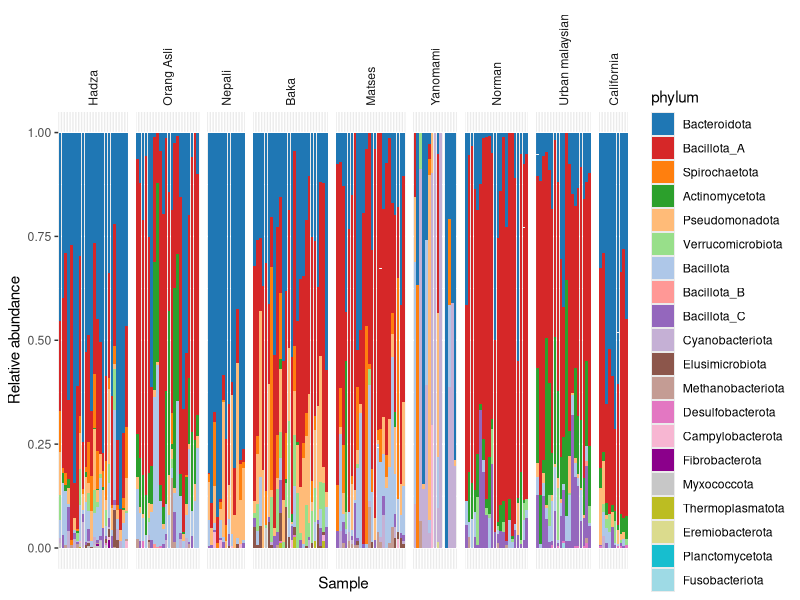
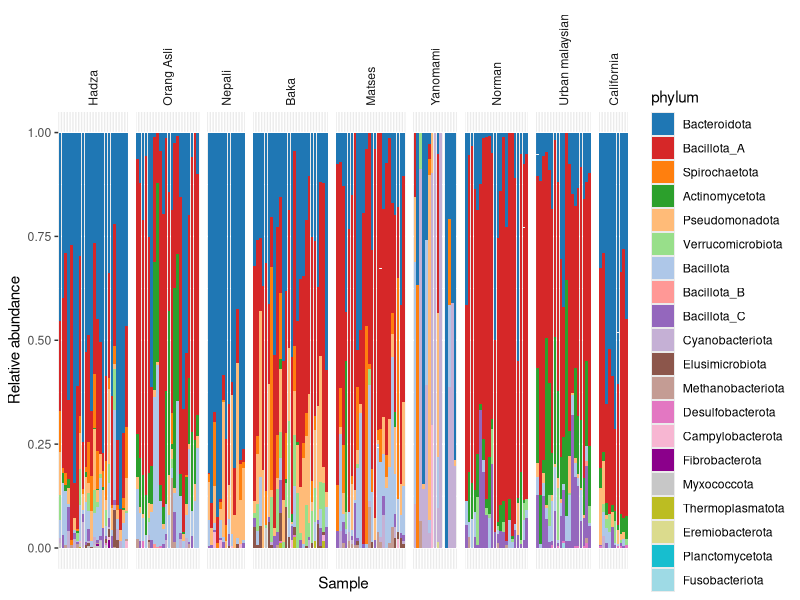
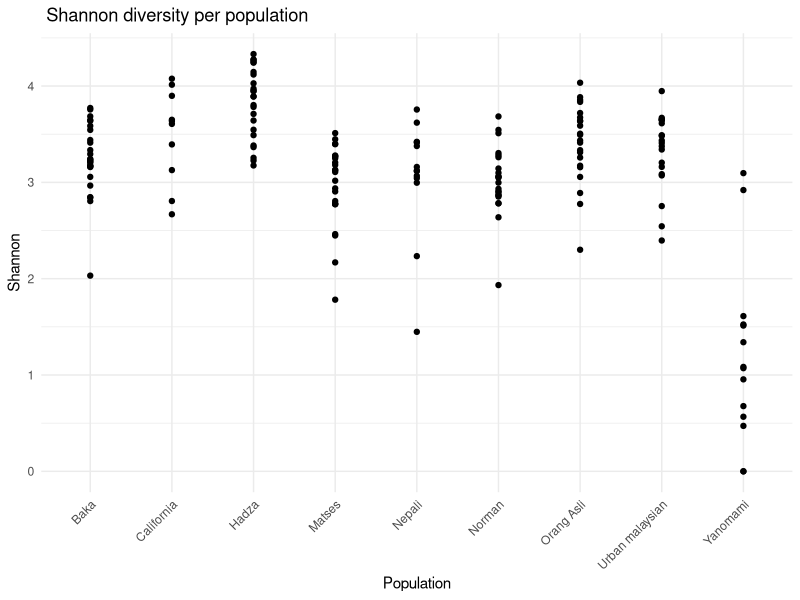
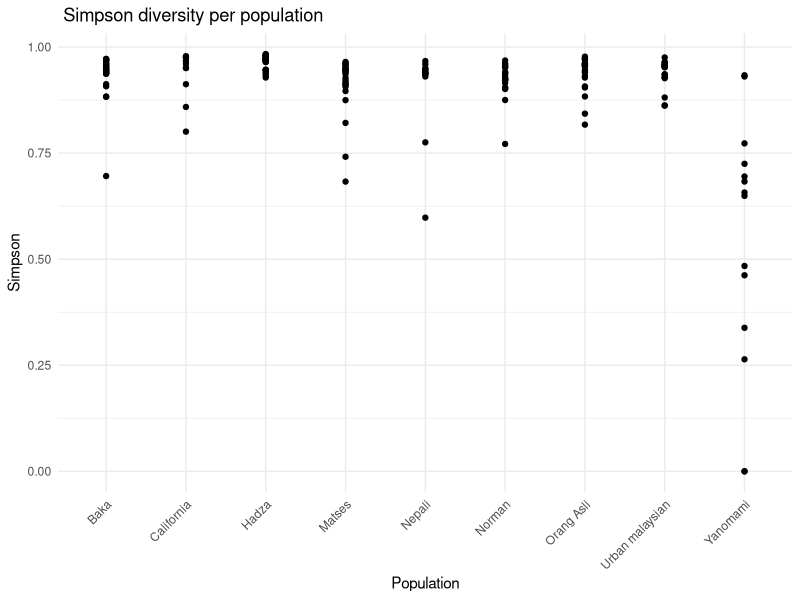
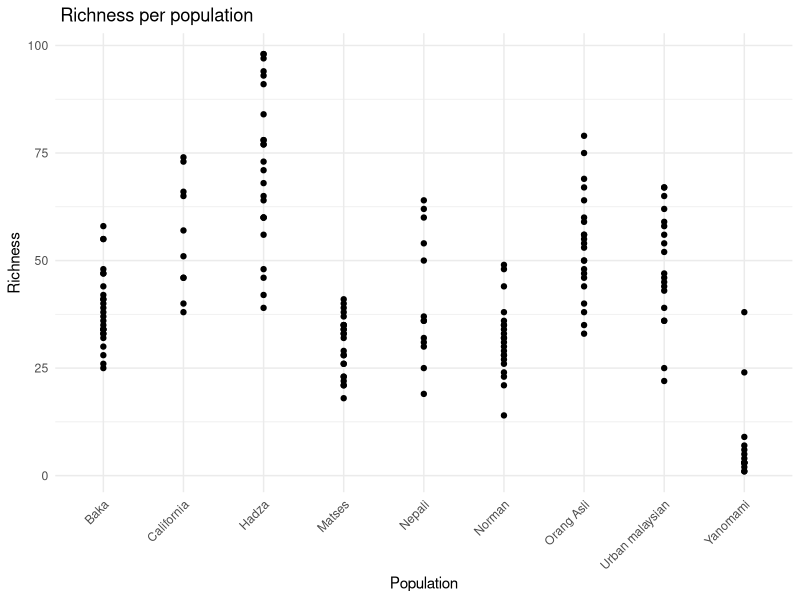

Generate these figures, in order, with R: (Note: this script raises an error after producing the figures.)
#######Import data 
install.packages("tidyverse")
library(ggplot2)
Abund_strong<-read.table("data/bwa_counts_total_filtered_wMetadata_15mil_s95_strongFilter_relAbund.tsv", sep = '\t', header = TRUE)

nrow(Abund_strong) #1598 mags
library(tidyverse)
Abund_strong_2 <- Abund_strong %>% 
  separate(classification, into = c("domain", "phylum", "class", "order", "family", "genus", "species"), sep = ";") %>%
  mutate(across(everything(), ~ sub("^.*__", "", .)))

Abund_strong_OTU_tax <- Abund_strong_2 %>%
  select(Genome, phylum)
sample_pop_all_list<- read.table("Sample_pop_meta/metadata_all_pop.txt", sep ="\t", header = TRUE)

dat_ggplot <- Abund_strong_2 %>%
  #select(-original_bin,-classification,-fastani_reference,fastani_reference_radius,-fastani_taxonomy,-fastani_ani,-fastani_af,-closest_placement_reference,-closest_placement_radius,-closest_placement_taxonomy,-closest_placement_ani,-closest_placement_af,-pplacer_taxonomy,-classification_method,-note,-other_related_references.genome_id.species_name.radius.ANI.AF.,-msa_percent,-translation_table,-red_value,-warnings,-completeness,-contamination,-length,-N50,-centrality, -fastani_reference_radius)
  #separate(classification, into = c("domain", "phylum", "class", "order", "family", "genus", "species"), sep = ";") %>%
  select(Genome, starts_with(c("ERR","SRR"))) %>%
  pivot_longer(cols = -Genome, names_to = "sample_id", values_to = "counts" ) %>%
  left_join(Abund_strong_OTU_tax, by = "Genome") %>%
  left_join(sample_pop_all_list, by= "sample_id") %>%
  filter(!is.na(population)) %>%
  group_by(population,phylum) 


dat_ggplot$counts <- as.numeric(dat_ggplot$counts)
dat_ggplot$population <- factor(dat_ggplot$population, c("Hadza","Orang Asli","Nepali","Baka","Matses","Yanomami","Norman","Urban malaysian","California"))
dat_ggplot$phylum <- factor(dat_ggplot$phylum, c("Bacteroidota","Bacillota_A","Spirochaetota","Actinomycetota","Pseudomonadota","Verrucomicrobiota","Bacillota","Bacillota_B","Bacillota_C","Cyanobacteriota","Elusimicrobiota","Methanobacteriota","Desulfobacterota","Campylobacterota","Fibrobacterota","Myxococcota","Thermoplasmatota","Eremiobacterota","Planctomycetota","Fusobacteriota"))

write.csv(dat_ggplot, "data/abundance_phylum_pop_long.csv" ,row.names = FALSE)

# install packages if needed
install.packages("scales")
library(scales)


my_colors <- c(
  "#1f77b4", "#d62728", "#ff7f0e", "#2ca02c", "#ffbb78",
  "#98df8a", "#aec7e8", "#ff9896", "#9467bd", "#c5b0d5",
  "#8c564b", "#c49c94", "#e377c2", "#f7b6d2", "#8B008B",
  "#c7c7c7", "#bcbd22", "#dbdb8d", "#17becf", "#9edae5"
)


names(my_colors) <- c("Bacteroidota","Bacillota_A","Spirochaetota","Actinomycetota","Pseudomonadota","Verrucomicrobiota","Bacillota","Bacillota_B","Bacillota_C","Cyanobacteriota","Elusimicrobiota","Methanobacteriota","Desulfobacterota","Campylobacterota","Fibrobacterota","Myxococcota","Thermoplasmatota","Eremiobacterota","Planctomycetota","Fusobacteriota")

plot_AB<-ggplot(dat_ggplot, aes(x = sample_id, y=counts, fill= phylum ))+
  facet_grid(~ population, scales= "free_x", space = "free_x") +
  geom_bar(aes(fill = phylum), stat = "identity")+
  labs(y = "Relative abundance", x = "Sample") +
  theme( axis.text.x  =element_blank(), axis.ticks.x = element_blank(),strip.text.x = element_text(angle = 90, hjust = 0),
         strip.background = element_blank())+ 
  scale_fill_manual(values = my_colors)

plot_AB
ggsave(plot = plot_AB, "Figures/abundance_15mil_s95.png") 

dat_ggplot %>%
  group_by(sample_id) %>%
  summarize(total_abundance = sum(counts)) %>%
  print(n = Inf)  

#########alpha diveristy
library(vegan)
# Select colunnes
abund_cols <- Abund_strong_2 %>% select(starts_with(c("ERR","SRR"))) %>%
  mutate(across(starts_with(c("ERR","SRR")), as.numeric))

# Transposer to have the samples in the rows
abund_matrix <- abund_cols %>% 
  as.data.frame() %>%
  t() 
# verify is rows sums at 1
rowSums(abund_matrix)[1:5]

# Richness 
richness <- rowSums(abund_matrix > 0)

# Shannon 
shannon <- diversity(abund_matrix, index = "shannon")

# Simpson
simpson <- diversity(abund_matrix, index = "simpson")

alpha_div <- data.frame(
  sample_id = rownames(abund_matrix),
  richness = richness,
  shannon = shannon,
  simpson = simpson
)



head(alpha_div)
colnames(sample_pop_all_list)<- c("sample_id", "population")
alpha_div_pop <- merge(alpha_div, sample_pop_all_list, by ="sample_id")

shannon_alpha <- ggplot(alpha_div_pop, aes(x = population, y = shannon)) +
  geom_point() +
  theme_minimal() +
  labs(title = " Shannon diversity per population", y = "Shannon", x = "Population") +
  theme(axis.text.x = element_text(angle = 45, hjust = 1))

simpson_alpha <- ggplot(alpha_div_pop, aes(x = population, y = simpson)) +
  geom_point() +
  theme_minimal() +
  labs(title = " Simpson diversity per population", y = "Simpson", x = "Population") +
  theme(axis.text.x = element_text(angle = 45, hjust = 1))

richness_alpha <- ggplot(alpha_div_pop, aes(x = population, y = richness)) +
  geom_point() +
  theme_minimal() +
  labs(title = " Richness per population", y = "Richness", x = "Population") +
  theme(axis.text.x = element_text(angle = 45, hjust = 1))

ggsave(plot = shannon_alpha, "Figures/shannon_alpha_15mil_s95.png") 
ggsave(plot = simpson_alpha, "Figures/simpson_alpha_15mil_s95.png") 
ggsave(plot = richness_alpha, "Figures/richness_alpha_15mil_s95.png") 

#########gamma diversity 
gamma_rich <- alpha_div_pop %>%
  group_by(population) %>%
  summarise(mean_richness = mean(richness, na.rm = TRUE))
gamma_shannon <- alpha_div_pop %>%
  group_by(population) %>%
  summarise(mean_shannon = mean(shannon, na.rm = TRUE))
gamma_simpson <- alpha_div_pop %>%
  group_by(population) %>%
  summarise(mean_simpson = mean(simpson, na.rm = TRUE))

gamma_all <- data.frame(
  Indice = c("Shannon", "Simpson", "Richness"),
  Valeur = c(gamma_shannon, gamma_shannon, gamma_rich)
)
gamma_all <- list(gamma_rich, gamma_shannon, gamma_simpson) %>% 
  reduce(full_join, by = "population")

# ggplot2 format (long)
gamma_all_long <- gamma_all %>%
  pivot_longer(cols = -population, 
               names_to = "metric", 
               values_to = "value") %>%
  mutate(metric = factor(metric, 
                         levels = c("mean_richness", "mean_shannon", "mean_simpson"),
                         labels = c("Richness", "Shannon", "Simpson")))


# 2. Plot
# Création of colors for every population
library(cowplot)
pop_colors <- brewer.pal(n = length(unique(gamma_all_long$population)), name = "Set3")


gamma_all_long$population<-factor(gamma_all_long$population, levels = c("Hadza","Baka","Matses", "Nepali", "Yanomami","California","Norman","Orang Asli", "Urban malaysian"))
richness_ggplot <- ggplot(gamma_all_long, aes(x= metric,y = value))+
  geom_point()
print(richness_ggplot)

#split dataset 

df_richness <- gamma_all_long %>% filter(metric == "Richness")
df_shannon <- gamma_all_long %>% filter(metric == "Shannon")
df_simpson <- gamma_all_long %>% filter(metric == "Simpson")

######beta diversity
abund_matrix_v2 <- na.omit(abund_matrix)
bray_dist <- vegdist(abund_matrix_v2, method = "bray")

####################Prevalence 

write.csv(Abund_strong_2, "./Table_phylum.csv")

# Load necessary library
library(dplyr)


# Calculate prevalence: fraction of samples where abundance > 0
Abund_strong_2$Prevalence <- rowSums(Abund_strong_2[, sampleid] > 0) / length(sampleid)

# Optional: View top OTUs by prevalence
Top_otu <-head(Abund_strong_2[order(-Abund_strong_2$Prevalence), c("Genome", "phylum", "species", "Prevalence")], n=20L)
write.csv(Abund_strong_2, "./Table_phylum.csv")


################subset aboundstrong 
df_phylum <- Abund_strong_2[,c("Genome","original_bin","phylum", "class","order","family", "genus", "species")]
write.csv(x = df_phylum, "./Name_species_phylum.csv")
write.csv(Abund_strong_2, "./Table_phylum_aboundance_prevalence.csv")



#####Stat 
# Required packages
library(dplyr)
library(tidyr)
library(rstatix)  # simplifie les tests pairwise


# Metrics to test
alpha_metrics <- c("richness", "shannon", "simpson")

# Empty list to store results
all_tests <- list()

alpha_div_pop_final <- alpha_div_pop %>%
  select( sample_id, richness, shannon, simpson, population)
# Loop over each metric and perform pairwise Wilcoxon tests
for (metric in alpha_metrics) {
  test_results <- alpha_div_pop_final %>%
    pairwise_wilcox_test(
      formula = as.formula(paste(metric, "~ population")),
      p.adjust.method = "fdr"
    ) %>%
   mutate(metric = metric)
  
  all_tests[[metric]] <- test_results
}


saveRDS(all_tests, "Results/P_alpha_adjusted_15mil_div.rds")




# Combine all results into a single dataframe
final_results <- bind_rows(all_tests)

# Show results
print(final_results)

## Figure2A and Figure S2
library(purrr)
library(ggsignif)
library(svglite)
install.packages("svglite")
mycols <- my_colors

select.metrics <- c("richness", "shannon", "simpson")
for(i in select.metrics){
  print(i)
  sumdata <- alpha_div_pop_final[, c("sample_id", "population", i)]
  colnames(sumdata)[3] <- "value"  # simplifie l'usage dans ggplot
  
 # urbpair <- list(c("Hadza", "California"),
       #         c("Hadza","Nepali"),
         #         c("Hadza","Baka"), 
          #        c("Baka", "California"))
  
  mytest <- sumdata %>%
    pairwise_wilcox_test(
      formula = value ~ population,
      p.adjust.method = "fdr"
    )
  
  # Extraction of significant pairs
  signif_pairs <- mytest %>% 
    filter(p.adj < 0.05) %>%
    mutate(pair = map2(group1, group2, c))  
  # creation of a dataframe for heatmap
  heatmap_df <- mytest %>%
    select(group1, group2, p.adj, p.adj.signif) %>%
    mutate(p.adj.signif = factor(p.adj.signif, 
                                 levels = c("ns", "*", "**", "***", "****")))  # ordre logique
  
  # # Position des étoiles : au-dessus du max + petits décalages
  # max_y <- max(sumdata$value, na.rm = TRUE)
  # signif_pairs <- signif_pairs %>%
  #   mutate(y.position = seq(0.6, 0.6 + 0.05 * (n() - 1), by = 0.05) * max_y)
  

  
 
  

  
  p <- ggplot(sumdata, aes(x = population, y = value)) + 
    theme_bw(base_size = 12, base_rect_size = 2, base_line_size = 0.8) +
    theme(panel.grid = element_blank()) +
    
    # Boxplots
    geom_boxplot(size = 0.8, col = "grey50", outlier.shape = NA) +
    
    # # Étoiles de significativité : comparaisons entre populations
    # geom_signif(
    #   comparisons = signif_pairs$pair,
    #   annotations = signif_pairs$p.adj.signif,
    #   y_position = signif_pairs$y.position,
    #   size = 0.8,
    #   textsize = 4
    # ) +
    
    # jitter
    geom_point(
      aes(colour = population, fill = population),
      position = position_jitter(width = 0.2, seed = 1),
      size = 2,
      shape = 21
    ) +
    
    # thems and scales
    scale_y_continuous(expand = c(0.07, 0)) +
    scale_color_manual(values = mycols) +
    scale_fill_manual(values = mycols) +
    theme(legend.position = "none") +
    theme(axis.title.x = element_blank()) +
    ylab(i)
  
  
  p
  
  h <- ggplot(heatmap_df, aes(x = group1, y = group2, fill = p.adj.signif)) +
    geom_tile(color = "white", linewidth = 0.5) +
    scale_fill_manual(
      values = c("ns" = "gray90", 
                 "*" = "#ffeda0", 
                 "**" = "#feb24c", 
                 "***" = "#f03b20", 
                 "****" = "#bd0026"),
      name = "Significance"
    ) +
    geom_text(aes(label = p.adj.signif), color = "black", size = 4) +
    theme_minimal(base_size = 12) +
    theme(
      axis.text.x = element_text(angle = 45, hjust = 1),
      panel.grid = element_blank()
    ) +
    labs(x = "", y = "", title = paste0("Pairwise significance (adjusted p-values)",i))
  h <- h +
    theme(
      panel.grid = element_blank(),
      plot.margin = margin(5, 5, 5, 5),  # marges générales
      axis.text.x = element_text(size = 7, angle = 45, hjust = 1),
      axis.text.y = element_text(size = 7),
      legend.text = element_text(size = 9),
      legend.title = element_text(size = 10),
      legend.position = "bottom",                     
      legend.margin = margin(t = -5, unit = "pt")      
    ) +
    guides(fill = guide_legend(
      title.position = "top",
      title.hjust = 0,
      keywidth = 0.6,
      keyheight = 0.4
    )) +
    scale_x_discrete(expand = c(0, 0)) +
    scale_y_discrete(expand = c(0, 0))
  
  h
  
  
  # save
  if(i=="shannon"){
    filepath <- paste0("Figures/alpha_div_15mil_", i, ".svg")
    ggsave(filename = filepath, plot = p, device = "svg",width = 12, height = 12,units = "in", dpi="print", bg = "white")
    
    filepath <- paste0("Figures/alpha_div_15mil_", i, ".png")
    ggsave(filename = filepath, plot = p, device = "png",width = 12, height = 12,units = "in", dpi=600, bg = "white")
   
    filepath <- paste0("Figures/signif_alpha_div_15mil_", i, ".svg")
    ggsave(filename = filepath, plot = h, device = "svg",width = 8, height = 8,units = "in", dpi="print", bg = "white")
    
    filepath <- paste0("Figures/signif_alpha_div_15mil_", i, ".png")
    ggsave(filename = filepath, plot = h, device = "png",width = 8, height = 8,units = "in", dpi=600, bg = "white")
    # filepath <- paste0("Figures/alpha_div_15mil_", i, ".rds")
    # saveRDS(p, filepath)
  }else{
     filepath <- paste0("Figures/alpha_div_15mil_", i, ".svg")
     ggsave(filename = filepath, plot = p, device = "svg",width = 12, height = 12,units = "in", dpi="print", bg = "white")
    
    filepath <- paste0("Figures/alpha_div_15mil_", i, ".png")
    ggsave(filename = filepath, plot = p, device = "png",width = 12, height = 12,units = "in", dpi=600, bg = "white")
    
    filepath <- paste0("Figures/signif_alpha_div_15mil_", i, ".svg")
    ggsave(filename = filepath, plot = h, device = "svg",width = 8, height = 8,units = "in", dpi="print", bg = "white")
    
    filepath <- paste0("Figures/signif_alpha_div_15mil_", i, ".png")
    ggsave(filename = filepath, plot = h, device = "png",width = 8, height = 8,units = "in", dpi=600, bg = "white")
    # filepath <- paste0("Figures/alpha_div_15mil_", i, ".rds")
    # saveRDS(p, filepath)
  }
  
  print(p)
  print(h)
}

library(gridExtra)
lay <- rbind(c(rep(1,3),
               rep(2,3)))


# draw plot
diet.list <- grid.arrange(p,h,layout_matrix=lay)

lay <- rbind(c(rep(1,2), rep(2,2)))  # layout: 2 colonnes pour p, 2 pour h

grid.arrange(p, h,
             layout_matrix = lay,
             widths = c(1.5, 1.5, 1, 1))  # p = 5/7, h = 2/7


################# Kruskal Wallis 
# Load the necessary data
df <- dat_ggplot
df$counts <- as.numeric(df$counts)
# Calculate the total abundance by phylum, sample_id, and population
df_summary <- df %>%
  group_by(phylum, sample_id, population) %>%
  summarise(total_abundance = sum(counts)) %>%
  ungroup()



# Initialize lists to store results
kruskal.out <- list()
wilcox.out <- list()  # List to store Wilcoxon results
effect.out <- list()

# Perform Kruskal-Wallis tests for each phylum
for (i in unique(df_summary$phylum)) {  # Replace df_melted with df_summary if you already have a long-format dataframe
  tmp.df <- subset(df_summary, phylum == i)  # Filter by phylum
  
  # Kruskal-Wallis test (general test)
  krus.out <- kruskal.test(total_abundance ~ population, data = tmp.df)  
  
  # Calculate effect size with Kruskal-Wallis
  eff.out <- rstatix::kruskal_effsize(total_abundance ~ population, data = tmp.df, ci = TRUE, nboot = 100)  
  
  # Perform Wilcoxon pairwise test for specific comparisons between clusters
  pwc.out <- pairwise.wilcox.test(tmp.df$total_abundance, g = tmp.df$population, p.adjust.method = "BH")
  
  # Calculate effect size for Wilcoxon pairwise by passing the whole dataframe
  eff.out_wilcox <- wilcox_effsize(total_abundance ~ population, data = tmp.df)  # Correct use of data argument
  
  # Store results in the lists
  kruskal.out[[i]] <- krus.out
  effect.out[[i]] <- eff.out$effsize[1]  # Effect size from Kruskal-Wallis
  wilcox.out[[i]] <- list(pwc.out = pwc.out, effect_size = eff.out_wilcox$effsize)  # Add Wilcoxon effect size
}

# Create a summary table for Kruskal-Wallis results
krus.signif <- data.frame(
  phylum = names(kruskal.out),
  stat = unlist(lapply(kruskal.out, function(x) x$statistic)),
  pval = unlist(lapply(kruskal.out, function(x) x$p.value)),
  effsize = unlist(effect.out)
)

# Apply Benjamini-Hochberg correction for p-values
krus.signif$qval <- p.adjust(krus.signif$pval, method = "BH")

# Save Kruskal-Wallis results to a file
write.table(krus.signif, file = "output_files/Kruskal_Wallis_results.tsv", row.names = FALSE, sep = "\t")

# Filter and display significant phyla from Kruskal-Wallis results
krus.signif <- krus.signif[krus.signif$qval < 0.05, ]
krus.signif <- krus.signif[order(krus.signif$stat, decreasing = TRUE), ]
View(krus.signif)

# Wilcoxon test - Pairwise comparisons
# Initialize an empty data frame to store Wilcoxon results
wilcox.signif <- data.frame()

# Loop through each phylum in the Wilcoxon results
for (i in names(wilcox.out)) {
  out <- wilcox.out[[i]]$pwc.out$p.value
  effect_size <- wilcox.out[[i]]$effect_size  # Get effect size for Wilcoxon
  
  # Convert the p-value matrix into a long format using melt
  wilcox.melted <- melt(out)  # This will melt the p-values into long format
  
  # Align the effect size correctly with the melted data
  # Repeat the effect size for each comparison between clusters (number of rows in wilcox.melted)
  wilcox.melted$effect_size <- rep(effect_size, length.out = nrow(wilcox.melted))  # Correctly repeat effect size
  
  # Add the 'family' column (phylum) to the melted data
  wilcox.melted$family <- i
  
  # Combine the results into the final dataframe
  wilcox.signif <- rbind(wilcox.signif, wilcox.melted)
}

# Remove NA values (optional, but ensures we don't have incomplete data)
wilcox.signif <- na.omit(wilcox.signif)

# Filter significant results with p-value < 0.05
#wilcox.signif <- wilcox.signif[wilcox.signif$value < 0.05, ]

# Sort the results by the significance level (p-value)
#wilcox.signif <- wilcox.signif[order(wilcox.signif$value), ]

# Save the Wilcoxon results to a file
write.table(wilcox.signif, file = "output_files/Wilcoxon_Family_vs_Cluster_Pairwise.tsv", row.names = FALSE, sep = "\t")

wilcox.signif_test <- wilcox.signif %>%
  mutate(Var1 = recode(Var1, 
                             "Urban malaysian" = "UB", 
                             "Orang Asli" = "OA")) %>%
  mutate(Var2 = recode(Var2, 
                       "Urban malaysian" = "UB", 
                       "Orang Asli" = "OA"))
#####plot 
#####plot 
a <- ggplot(wilcox.signif_test, aes(x = Var1, y = Var2, fill = value)) +
  geom_tile(color="white", linewidth=0.1) + 
  scale_fill_viridis( breaks = c(0, 0.05, 1),  
                      labels = c("0","0.05", "1")) + 
  facet_wrap(~family) +  
  theme_minimal() +  
  theme(axis.text.x = element_text(angle = 90, hjust = 1)) +  
  labs(title = "Heatmap of Pairwise Comparisons by Phylum", 
       x = "Population ", 
       y = "Population", 
       fill = "P-value")  + theme_tufte(base_family="Helvetica") +
  theme(legend.title=element_text(size=8)) + theme(panel.spacing.y=unit(0.1, "cm")) +
  theme(panel.margin.x=unit(0.1, "cm"))+ 
  theme(legend.key.width=unit(0.5, "cm"))+
   theme(legend.key.size=unit(1, "cm")) +
    theme(axis.text.x = element_text(angle = 90, hjust = 1))+
  theme(plot.title = element_text(size = 18, hjust = 0.5, margin = margin(b = 15)))
a
ggsave("Figures/heatmap_pairwise_phylum_pop.pdf", plot = a, device = "pdf", width = 10, height = 8)
